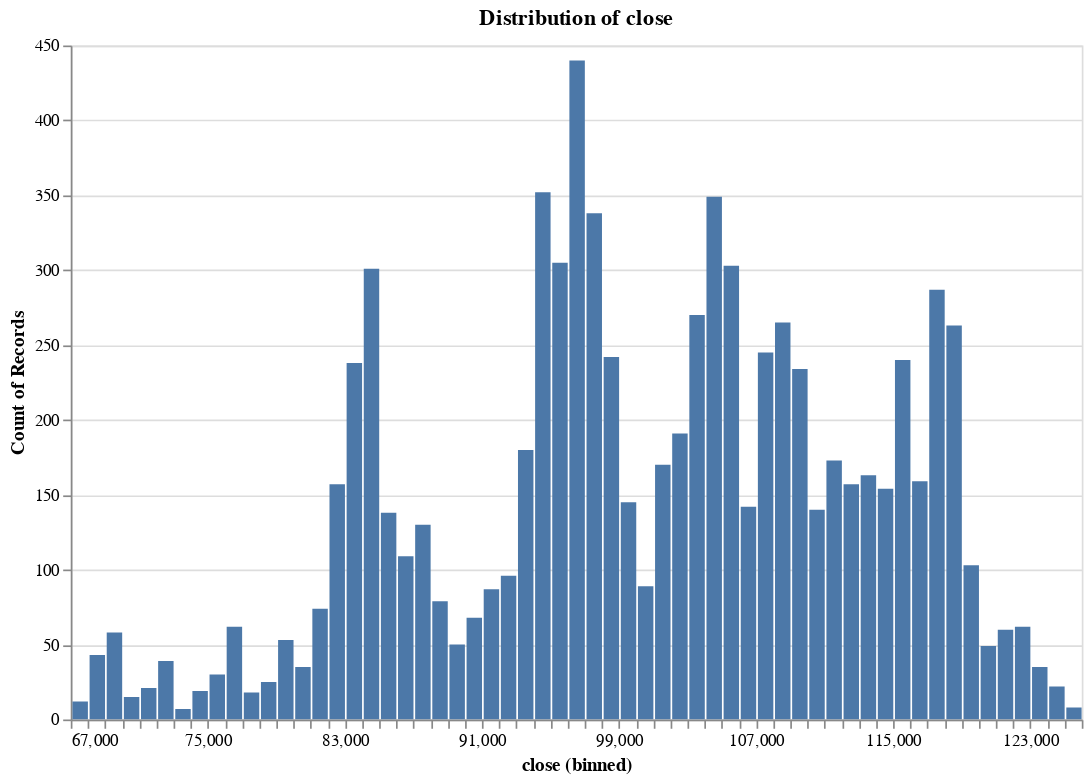

The cell this chart's notebook holds for it:
### Code cell
researches.plot_distribution(ts, 'close', no_bins = 100)

### Figure 1 — Vega specification as saved in the notebook (floating-point values rounded to 4 significant figures)
{"$schema": "https://vega.github.io/schema/vega/v5.json", "data": [{"name": "param_16_store"}, {"name": "source_0", "values": [{"__count": 21, "bin_maxbins_100_close": 71000.0, "bin_maxbins_100_close_end": 72000.0}, {"__count": 39, "bin_maxbins_100_close": 72000.0, "bin_maxbins_100_close_end": 73000.0}, {"__count": 7, "bin_maxbins_100_close": 73000.0, "bin_maxbins_100_close_end": 74000.0}, {"__count": 15, "bin_maxbins_100_close": 70000.0, "bin_maxbins_100_close_end": 71000.0}, {"__count": 58, "bin_maxbins_100_close": 69000.0, "bin_maxbins_100_close_end": 70000.0}, {"__count": 43, "bin_maxbins_100_close": 68000.0, "bin_maxbins_100_close_end": 69000.0}, {"__count": 12, "bin_maxbins_100_close": 67000.0, "bin_maxbins_100_close_end": 68000.0}, {"__count": 19, "bin_maxbins_100_close": 74000.0, "bin_maxbins_100_close_end": 75000.0}, {"__count": 30, "bin_maxbins_100_close": 75000.0, "bin_maxbins_100_close_end": 76000.0}, {"__count": 62, "bin_maxbins_100_close": 76000.0, "bin_maxbins_100_close_end": 77000.0}, {"__count": 18, "bin_maxbins_100_close": 77000.0, "bin_maxbins_100_close_end": 78000.0}, {"__count": 53, "bin_maxbins_100_close": 79000.0, "bin_maxbins_100_close_end": 80000.0}, {"__count": 25, "bin_maxbins_100_close": 78000.0, "bin_maxbins_100_close_end": 79000.0}, {"__count": 35, "bin_maxbins_100_close": 80000.0, "bin_maxbins_100_close_end": 81000.0}, {"__count": 74, "bin_maxbins_100_close": 81000.0, "bin_maxbins_100_close_end": 82000.0}, {"__count": 157, "bin_maxbins_100_close": 82000.0, "bin_maxbins_100_close_end": 83000.0}, {"__count": 301, "bin_maxbins_100_close": 84000.0, "bin_maxbins_100_close_end": 85000.0}, {"__count": 138, "bin_maxbins_100_close": 85000.0, "bin_maxbins_100_close_end": 86000.0}, {"__count": 109, "bin_maxbins_100_close": 86000.0, "bin_maxbins_100_close_end": 87000.0}, {"__count": 130, "bin_maxbins_100_close": 87000.0, "bin_maxbins_100_close_end": 88000.0}, {"__count": 79, "bin_maxbins_100_close": 88000.0, "bin_maxbins_100_close_end": 89000.0}, {"__count": 50, "bin_maxbins_100_close": 89000.0, "bin_maxbins_100_close_end": 90000.0}, {"__count": 87, "bin_maxbins_100_close": 91000.0, "bin_maxbins_100_close_end": 92000.0}, {"__count": 96, "bin_maxbins_100_close": 92000.0, "bin_maxbins_100_close_end": 93000.0}, {"__count": 68, "bin_maxbins_100_close": 90000.0, "bin_maxbins_100_close_end": 91000.0}, {"__count": 180, "bin_maxbins_100_close": 93000.0, "bin_maxbins_100_close_end": 94000.0}, {"__count": 352, "bin_maxbins_100_close": 94000.0, "bin_maxbins_100_close_end": 95000.0}, {"__count": 305, "bin_maxbins_100_close": 95000.0, "bin_maxbins_100_close_end": 96000.0}, {"__count": 338, "bin_maxbins_100_close": 97000.0, "bin_maxbins_100_close_end": 98000.0}, {"__count": 440, "bin_maxbins_100_close": 96000.0, "bin_maxbins_100_close_end": 97000.0}, {"__count": 242, "bin_maxbins_100_close": 98000.0, "bin_maxbins_100_close_end": 99000.0}, {"__count": 145, "bin_maxbins_100_close": 99000.0, "bin_maxbins_100_close_end": 100000.0}, {"__count": 170, "bin_maxbins_100_close": 101000.0, "bin_maxbins_100_close_end": 102000.0}, {"__count": 270, "bin_maxbins_100_close": 103000.0, "bin_maxbins_100_close_end": 104000.0}, {"__count": 191, "bin_maxbins_100_close": 102000.0, "bin_maxbins_100_close_end": 103000.0}, {"__count": 89, "bin_maxbins_100_close": 100000.0, "bin_maxbins_100_close_end": 101000.0}, {"__count": 349, "bin_maxbins_100_close": 104000.0, "bin_maxbins_100_close_end": 105000.0}, {"__count": 303, "bin_maxbins_100_close": 105000.0, "bin_maxbins_100_close_end": 106000.0}, {"__count": 142, "bin_maxbins_100_close": 106000.0, "bin_maxbins_100_close_end": 107000.0}, {"__count": 245, "bin_maxbins_100_close": 107000.0, "bin_maxbins_100_close_end": 108000.0}, {"__count": 265, "bin_maxbins_100_close": 108000.0, "bin_maxbins_100_close_end": 109000.0}, {"__count": 238, "bin_maxbins_100_close": 83000.0, "bin_maxbins_100_close_end": 84000.0}, {"__count": 234, "bin_maxbins_100_close": 109000.0, "bin_maxbins_100_close_end": 110000.0}, {"__count": 140, "bin_maxbins_100_close": 110000.0, "bin_maxbins_100_close_end": 111000.0}, {"__count": 173, "bin_maxbins_100_close": 111000.0, "bin_maxbins_100_close_end": 112000.0}, {"__count": 157, "bin_maxbins_100_close": 112000.0, "bin_maxbins_100_close_end": 113000.0}, {"__count": 163, "bin_maxbins_100_close": 113000.0, "bin_maxbins_100_close_end": 114000.0}, {"__count": 159, "bin_maxbins_100_close": 116000.0, "bin_maxbins_100_close_end": 117000.0}, {"__count": 240, "bin_maxbins_100_close": 115000.0, "bin_maxbins_100_close_end": 116000.0}, {"__count": 287, "bin_maxbins_100_close": 117000.0, "bin_maxbins_100_close_end": 118000.0}, {"__count": 263, "bin_maxbins_100_close": 118000.0, "bin_maxbins_100_close_end": 119000.0}, {"__count": 103, "bin_maxbins_100_close": 119000.0, "bin_maxbins_100_close_end": 120000.0}, {"__count": 49, "bin_maxbins_100_close": 120000.0, "bin_maxbins_100_close_end": 121000.0}, {"__count": 60, "bin_maxbins_100_close": 121000.0, "bin_maxbins_100_close_end": 122000.0}, {"__count": 62, "bin_maxbins_100_close": 122000.0, "bin_maxbins_100_close_end": 123000.0}, {"__count": 154, "bin_maxbins_100_close": 114000.0, "bin_maxbins_100_close_end": 115000.0}, {"__count": 35, "bin_maxbins_100_close": 123000.0, "bin_maxbins_100_close_end": 124000.0}, {"__count": 22, "bin_maxbins_100_close": 124000.0, "bin_maxbins_100_close_end": 125000.0}, {"__count": 8, "bin_maxbins_100_close": 125000.0, "bin_maxbins_100_close_end": 126000.0}]}, {"name": "source_0_y_domain___count", "values": [{"min": 7, "max": 440}]}], "signals": [{"name": "bin_maxbins_100_close_bins", "value": {"fields": ["close"], "fname": "bin_close", "start": 67000.0, "step": 1000.0, "stop": 126000.0}}, {"name": "unit", "value": {}, "on": [{"events": "pointermove", "update": "isTuple(group()) ? group() : unit"}]}, {"name": "param_16", "update": "vlSelectionResolve(\"param_16_store\", \"union\")"}, {"name": "param_16_close", "on": [{"events": [{"source": "view", "type": "dblclick"}], "update": "null"}, {"events": {"signal": "param_16_translate_delta"}, "update": "panLinear(param_16_translate_anchor.extent_x, -param_16_translate_delta.x / width)"}, {"events": {"signal": "param_16_zoom_delta"}, "update": "zoomLinear(domain(\"x\"), param_16_zoom_anchor.x, param_16_zoom_delta)"}]}, {"name": "param_16_tuple", "on": [{"events": [{"signal": "param_16_close"}], "update": "param_16_close ? {unit: \"\", fields: param_16_tuple_fields, values: [param_16_close]} : null"}]}, {"name": "param_16_tuple_fields", "value": [{"field": "close", "channel": "x", "type": "R"}]}, {"name": "param_16_translate_anchor", "value": {}, "on": [{"events": [{"source": "scope", "type": "pointerdown"}], "update": "{x: x(unit), y: y(unit), extent_x: domain(\"x\")}"}]}, {"name": "param_16_translate_delta", "value": {}, "on": [{"events": [{"source": "window", "between": [{"source": "scope", "type": "pointerdown"}, {"source": "window", "type": "pointerup"}], "consume": true, "type": "pointermove"}], "update": "{x: param_16_translate_anchor.x - x(unit), y: param_16_translate_anchor.y - y(unit)}"}]}, {"name": "param_16_zoom_anchor", "on": [{"events": [{"source": "scope", "consume": true, "type": "wheel"}], "update": "{x: invert(\"x\", x(unit)), y: invert(\"y\", y(unit))}"}]}, {"name": "param_16_zoom_delta", "on": [{"events": [{"source": "scope", "consume": true, "type": "wheel"}], "update": "pow(1.001, event.deltaY * pow(16, event.deltaMode))", "force": true}]}, {"name": "param_16_modify", "on": [{"events": {"signal": "param_16_tuple"}, "update": "modify(\"param_16_store\", param_16_tuple, true)"}]}], "marks": [{"type": "rect", "name": "marks", "from": {"data": "source_0"}, "encode": {"update": {"y2": {"value": 0, "scale": "y"}, "x": {"field": "bin_maxbins_100_close_end", "scale": "x", "offset": {"signal": "0.5 + (abs(scale(\"x\", datum[\"bin_maxbins_100_close_end\"]) - scale(\"x\", datum[\"bin_maxbins_100_close\"])) < 0.25 ? 0.5 * (0.25 - (abs(scale(\"x\", datum[\"bin_maxbins_100_close_end\"]) - scale(\"x\", datum[\"bin_maxbins_100_close\"])))) : -0.5)"}}, "y": {"field": "__count", "scale": "y"}, "fill": {"value": "#4c78a8"}, "x2": {"field": "bin_maxbins_100_close", "scale": "x", "offset": {"signal": "0.5 + (abs(scale(\"x\", datum[\"bin_maxbins_100_close_end\"]) - scale(\"x\", datum[\"bin_maxbins_100_close\"])) < 0.25 ? -0.5 * (0.25 - (abs(scale(\"x\", datum[\"bin_maxbins_100_close_end\"]) - scale(\"x\", datum[\"bin_maxbins_100_close\"])))) : 0.5)"}}}}, "interactive": true, "clip": true, "style": ["bar"]}], "scales": [{"name": "x", "type": "linear", "domain": {"signal": "[bin_maxbins_100_close_bins.start, bin_maxbins_100_close_bins.stop]"}, "range": [0, {"signal": "width"}], "bins": {"signal": "bin_maxbins_100_close_bins"}, "zero": false, "domainRaw": {"signal": "param_16[\"close\"]"}}, {"name": "y", "type": "linear", "domain": [{"signal": "(data(\"source_0_y_domain___count\")[0] || {}).min"}, {"signal": "(data(\"source_0_y_domain___count\")[0] || {}).max"}], "range": [{"signal": "height"}, 0], "zero": true, "nice": true}], "axes": [{"scale": "y", "gridScale": "x", "grid": true, "maxExtent": 0, "minExtent": 0, "aria": false, "labels": false, "orient": "left", "ticks": false, "zindex": 0, "domain": false, "tickCount": {"signal": "ceil(height/40)"}}, {"scale": "x", "tickCount": {"signal": "ceil(width/10)"}, "grid": false, "labelOverlap": true, "title": "close (binned)", "labelFlush": true, "zindex": 0, "orient": "bottom"}, {"scale": "y", "grid": false, "labelOverlap": true, "zindex": 0, "orient": "left", "title": "Count of Records", "tickCount": {"signal": "ceil(height/40)"}}], "title": {"text": "Distribution of close", "frame": "group"}, "style": "cell", "background": "white", "padding": 5, "width": 600, "height": 400}
